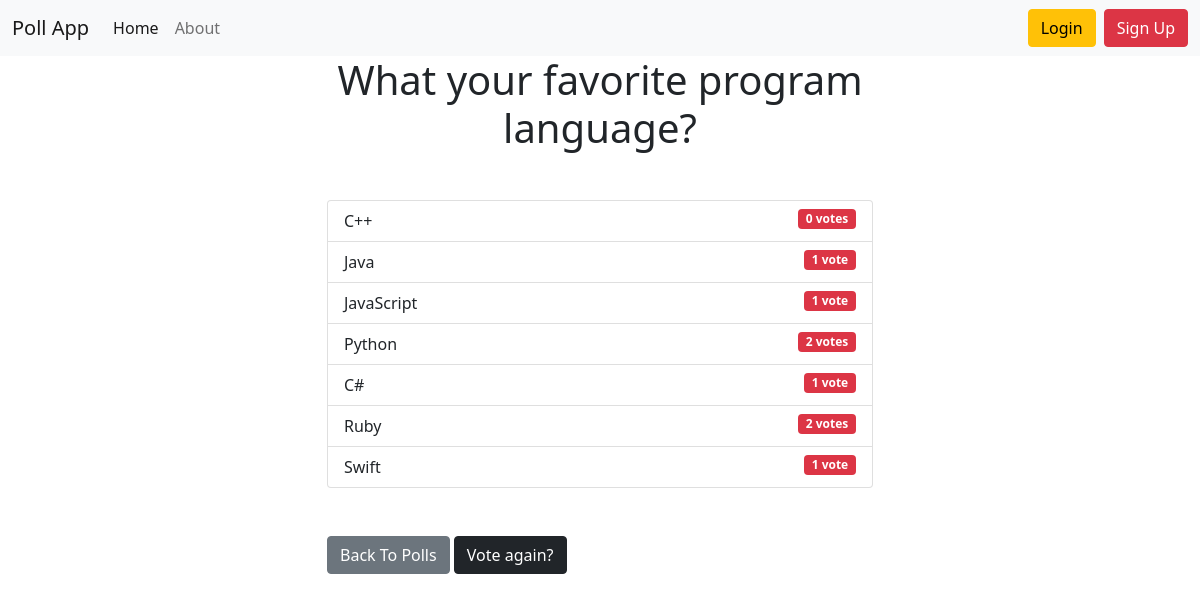
/results/3/, run on the app's committed database.
### poll_app/models.py (models this page shows, shortened)
class Question(models.Model):
    question_text = models.CharField(max_length=100)
    created_at = models.DateTimeField(auto_now_add=True)
    is_active = models.BooleanField(default=True)
    class Meta:
        ordering = ['-created_at']

class Choice(models.Model):
    choice_text = models.CharField(max_length=100)
    votes = models.IntegerField(default=0)
    question = models.ForeignKey(Question, on_delete=models.CASCADE)

### poll_app/views.py (the view)
# urls.py: path('results/<int:pk>/', ResultsView.as_view(), name='results'),
class ResultsView(generic.DetailView):
    model = Question
    template_name = 'poll_app/results.html'

### poll_app/templates/poll_app/results.html (shortened to what this page needs)
{% extends 'base.html' %}
{% block content %}
<h1 class="mb-5 text-center">{{ question.question_text }}</h1>
<ul class="list-group mb-5">
	{% for choice in question.choice_set.all %}
	<li class="list-group-item">
		{{ choice.choice_text }}
		<span class="badge bg-danger float-end">{{ choice.votes }} vote{{ choice.votes | pluralize }}</span>
	</li>
	{% endfor %}
</ul>
<a class="btn btn-secondary" href="{% url 'poll_app:home' %}">Back To Polls</a>
<a class="btn btn-dark" href="{% url 'poll_app:detail' question.pk %}">Vote again?</a>
{% endblock %}

### data on the page
Question: question_text "What your favorite program language?"
Choice: choice_text "C++", votes "0", votes|pluralize "s"
Choice: choice_text "Java", votes "1"
Choice: choice_text "JavaScript", votes "1"
Choice: choice_text "Python", votes "2", votes|pluralize "s"
Choice: choice_text "C#", votes "1"
Choice: choice_text "Ruby", votes "2", votes|pluralize "s"
Choice: choice_text "Swift", votes "1"
